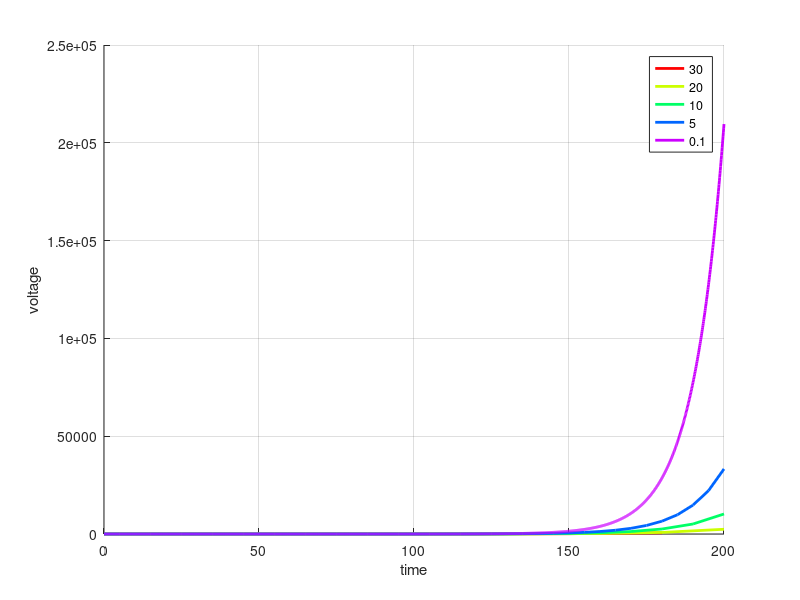

Here is the MATLAB script that generated this plot:
close all
clear all
clc

% Calculate solution of single linear ODE using Euler moving forward
% algorithm

steps = [30,20,10,5,0.1];   % step size parameter
time = 200;                 % simulation time

figure                      % prepare figure
hold on                     % plot in every loop cycle in same figure
grid on                     % plot mesh grid
xlabel('time')
ylabel('voltage')
cc = hsv(5);
n=1;
for h = steps               % loop over different step sizes
    t = 0:h:time;               % t goes from 0 to 2 seconds.
    ystar = zeros(size(t));     % Preallocate array

    % Generate heaviside function
    N=round(100/h);             % convert time scale to steps
    h1=zeros(N,1);              % generate part which is 0 (x<100)
    h2=ones(length(t)-N,1);     % generate part which is 1 (x>100)
    heavi=[h1; h2];             % combine two parts

    ystar(1) = 0;               % Initial condition gives solution at t=0.
    
    for i=1:(length(t)-1)
        k1 = 1/10*ystar(i)+heavi(i);   % Previous approx for y gives approx for derivative
        ystar(i+1) = ystar(i) + k1*h;   % Approximate solution for next value of y
    end
    
    plot(t,ystar,'color',cc(n,:),'linewidth',2);              % plot result for specific time step
    n=n+1;
end
legend('30','20','10','5','0.1')    % write step size values in legend
print(gcf,'-depsc','exercise1b.eps');